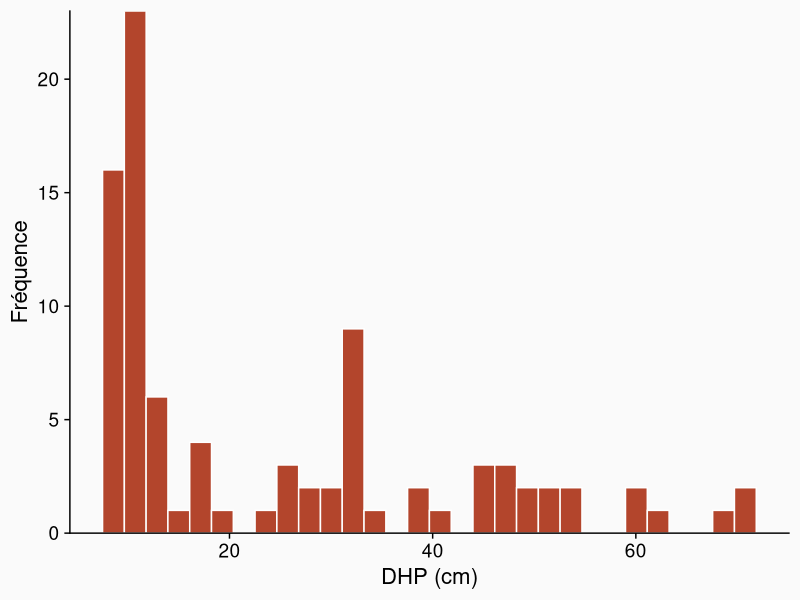
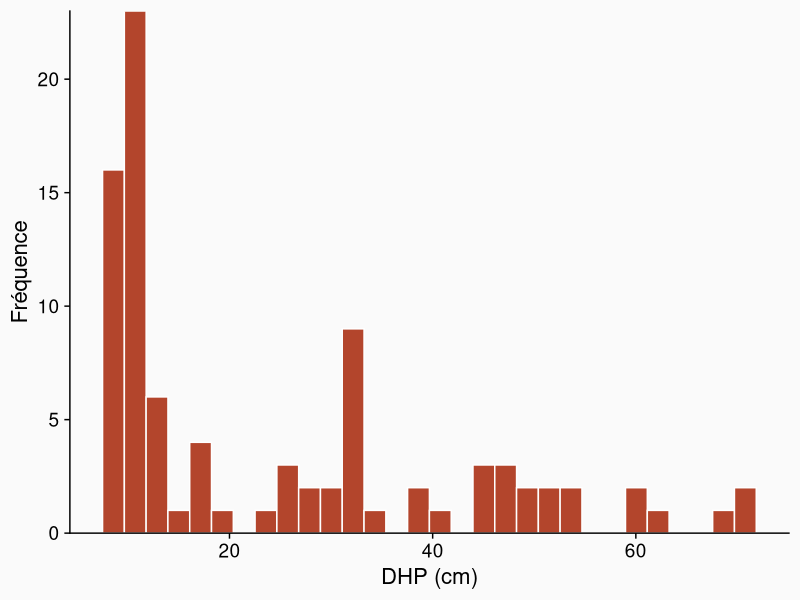

Source code (R) for these figures, in order: (Note: this script raises an error after producing the figures.)
## ---- chunk 1
knitr::opts_chunk$set(echo = FALSE, message = FALSE,
                      fig.dim = c(8, 5))
library(tidyverse)
library(cowplot)
theme_set(
  theme_cowplot(font_size = 16) +
    theme(panel.background = element_rect(fill = "#fafafa"),
          plot.background = element_rect(fill = "#fafafa"))
)
## ---- chunk 2
pruche <- read.csv("../donnees/pruche.csv", stringsAsFactors = FALSE)

# Choisir un seul site et tracer l'histogramme du DHP
pruche_bd <- filter(pruche, site == "BD")
hist_pruche <- ggplot(pruche_bd, aes(x = dhp)) + 
    labs(x = "DHP (cm)", y = "Fréquence") +
    geom_histogram(col = "white", fill = "#b3452c") +
    scale_y_continuous(expand = c(0, 0))
hist_pruche
## ---- chunk 3
hist_pruche
## ---- chunk 4
ggplot(NULL, aes(x = c(13, 27))) +
    labs(x = expression(bar(x)), y = expression(f(bar(x)))) +
    stat_function(fun = function(x) dnorm(x, mean = 20, sd = 2), size = 1) +
    stat_function(fun = function(x) ifelse(pnorm(x, mean = 20, sd = 2) > 0.025 & pnorm(x, mean = 20, sd = 2) < 0.975, dnorm(x, mean = 20, sd = 2), NA), geom = "area", fill = "#d3492a") +
    scale_y_continuous(expand = c(0, 0))
## ---- chunk 5
# Nombre d'échantillons simulés
R <- 1000 
    
# n observations
# moyenne m, écart-type s
med_norm <- function(n, m, s) {
  ech <- rnorm(n, m, s)
  median(ech)
}

med <- replicate(R, med_norm(20, 5, 2))
## ---- chunk 6
ggplot(NULL, aes(x = med)) + 
    labs(x = "med", y = "Fréquence") +
    geom_histogram(col = "white", fill = "#b3452c") +
    scale_y_continuous(expand = c(0, 0))
## ---- chunk 7
set.seed(1000)

Rmax <- 10000
n <- 20
m <- 5
s <- 2

cumul_stat <- function() {
    med <- replicate(Rmax, median(rnorm(n, m, s)))

    med_df <- data.frame(R = seq(100, 10000, 100)) %>%
        mutate(biais = map_dbl(R, ~ mean(med[1:.])) - m,
               err_type = map_dbl(R, ~ sd(med[1:.])))    
}

med_df <- bind_rows(replicate(2, cumul_stat(), simplify = FALSE), .id = "sim")


p1 <- ggplot(med_df, aes(x = R, y = biais, color = sim)) +
    labs(x = "", y = "Biais") +
    geom_point() +
    geom_line() +
    geom_hline(yintercept = 0, color = "grey50") +
    scale_color_brewer(palette = "Dark2") +
    theme(legend.position = "none")
  

p2 <- ggplot(med_df, aes(x = R, y = err_type, color = sim)) +
    labs(x = "Nombre d'échantillons simulés", y = "Erreur-type") +
    geom_point() +
    geom_line() +
    scale_color_brewer(palette = "Dark2") +
    theme(legend.position = "none")

plot_grid(p1, p2, ncol = 1)
## ---- chunk 8
rnorm(5)

set.seed(82)
rnorm(5)

set.seed(82)
rnorm(5)
## ---- chunk 9
hist_pruche
## ---- chunk 10
ech <- sample(10:99, 10)
cat(sort(ech))
## ---- chunk 11
for (i in 1:3) {
  cat(sort(sample(ech, 10, replace = TRUE)), "\n")  
}
## ---- chunk 12
dhp <- pruche_bd$dhp
## ---- chunk 13
library(boot)

# Calcule la médiane des éléments de x choisis par i
med_boot <- function(x, i) median(x[i])

# dhp est le vecteur des valeurs de DHP
boot_res <- boot(dhp, med_boot, R = 10000)
## ---- chunk 14
boot_hist <- ggplot(NULL, aes(x = boot_res$t)) + 
    labs(x = "DHP médian (cm)", y = "Fréquence") +
    geom_histogram(col = "white") +
    geom_vline(xintercept = boot_res$t0, linetype = "dashed", color = "#b3452c") +
    scale_y_continuous(expand = c(0, 0))
boot_hist
## ---- chunk 15
# Valeur moyenne de la médiane
mean(boot_res$t)

# Biais
mean(boot_res$t) - boot_res$t0

# Erreur-type
sd(boot_res$t)
## ---- chunk 16
boot_hist
## ---- chunk 17
boot.ci(boot_res)
## ---- chunk 18
boot.ci(boot_res)
